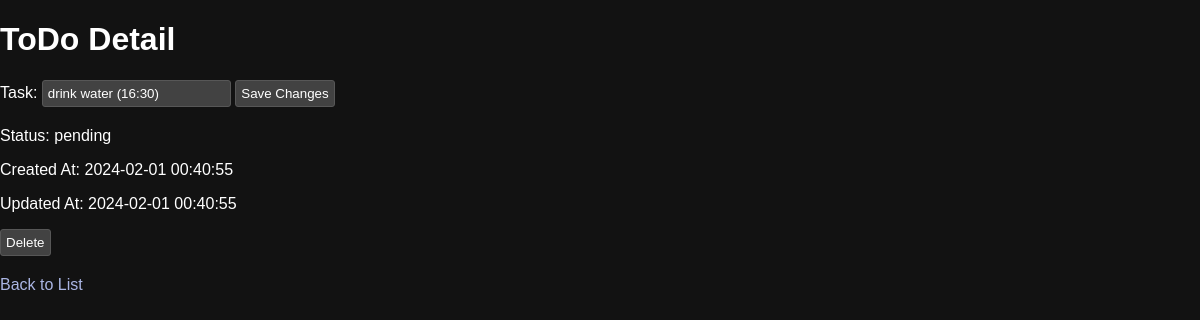
The app's page /todo/7, older data.
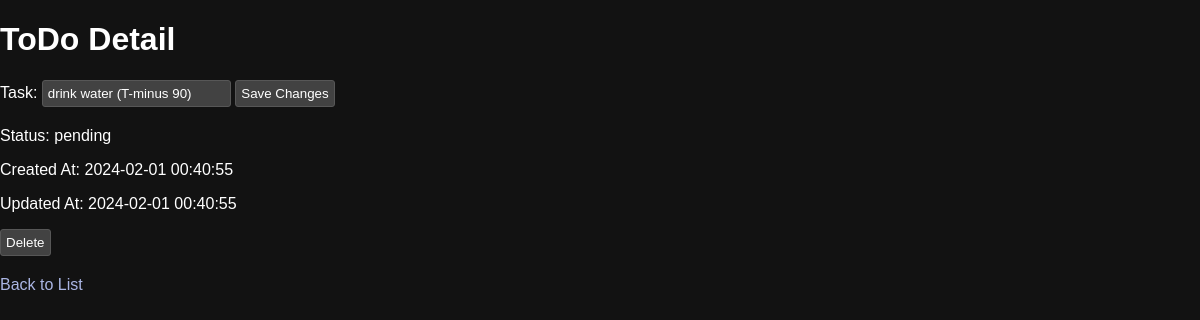
The same page, newer data.
### tables this page shows
CREATE TABLE TODOS
                        (ID INTEGER PRIMARY KEY AUTOINCREMENT,
                        TASK TEXT NOT NULL,
                        STATUS TEXT NOT NULL,
                        CREATED_AT TIMESTAMP DEFAULT CURRENT_TIMESTAMP,
                        UPDATED_AT TIMESTAMP DEFAULT CURRENT_TIMESTAMP,
                        ITEM_ORDER INTEGER);

### app.py (the view)
@app.route('/todo/<int:id>')
def todo_detail(id):
    conn = get_db_connection()
    cursor = conn.cursor()
    cursor.execute("SELECT * FROM TODOS WHERE ID = ?", (id,))
    todo = cursor.fetchone()
    conn.close()
    return render_template('todo_detail.html', todo=todo)

### app.py (called while the page is built)
def get_db_connection():
    db_path = os.path.join(app.root_path, 'todo.db')
    conn = sqlite3.connect(db_path)
    conn.row_factory = sqlite3.Row
    return conn

### templates/todo_detail.html (shortened to what this page needs)
<!DOCTYPE html>
<html>
<head>
    <link rel="stylesheet" type="text/css" href="{{ url_for('static', filename='css/style.css') }}">
</head>
<body>
    <h1>ToDo Detail</h1>
    <form method="post" action="/edit/{{ todo['ID'] }}">
        <label for="task">Task:</label>
        <input type="text" id="task" name="task" value="{{ todo['TASK'] }}">
        <input type="submit" value="Save Changes">
    </form>
    <p>Status: {{ todo['STATUS'] }}</p>
    <p>Created At: {{ todo['CREATED_AT'] }}</p>
    <p>Updated At: {{ todo['UPDATED_AT'] }}</p>
    <form method="post" action="/delete/{{ todo['ID'] }}">
        <input type="submit" value="Delete" onclick="return confirm('Are you sure you want to delete this item?');">
    </form>
    <a href="/">Back to List</a>
</body>
</html>

### static/css/style.css (style rules this page uses)
body { font-family: Arial, sans-serif; margin: 0; padding: 0; background-color: #121212; color: #fff; }
h1 { color: #fff; }
form { margin-bottom: 20px; }
a { color: rgb(171, 182, 228); text-decoration: none; transition: color 0.3s ease-in-out, text-decoration 0.3s ease-in-out; }
input[type="text"], input[type="submit"] { background-color: #424242; color: white; border: 1px solid #575757; padding: 5px; border-radius: 3px; transition: background-color 0.3s, border-color 0.3s; }

Row changes from the older to the newer data that the page shows:
changed TODOS "pending": task "drink water (16:30)" → "drink water (T-minus 90)"
